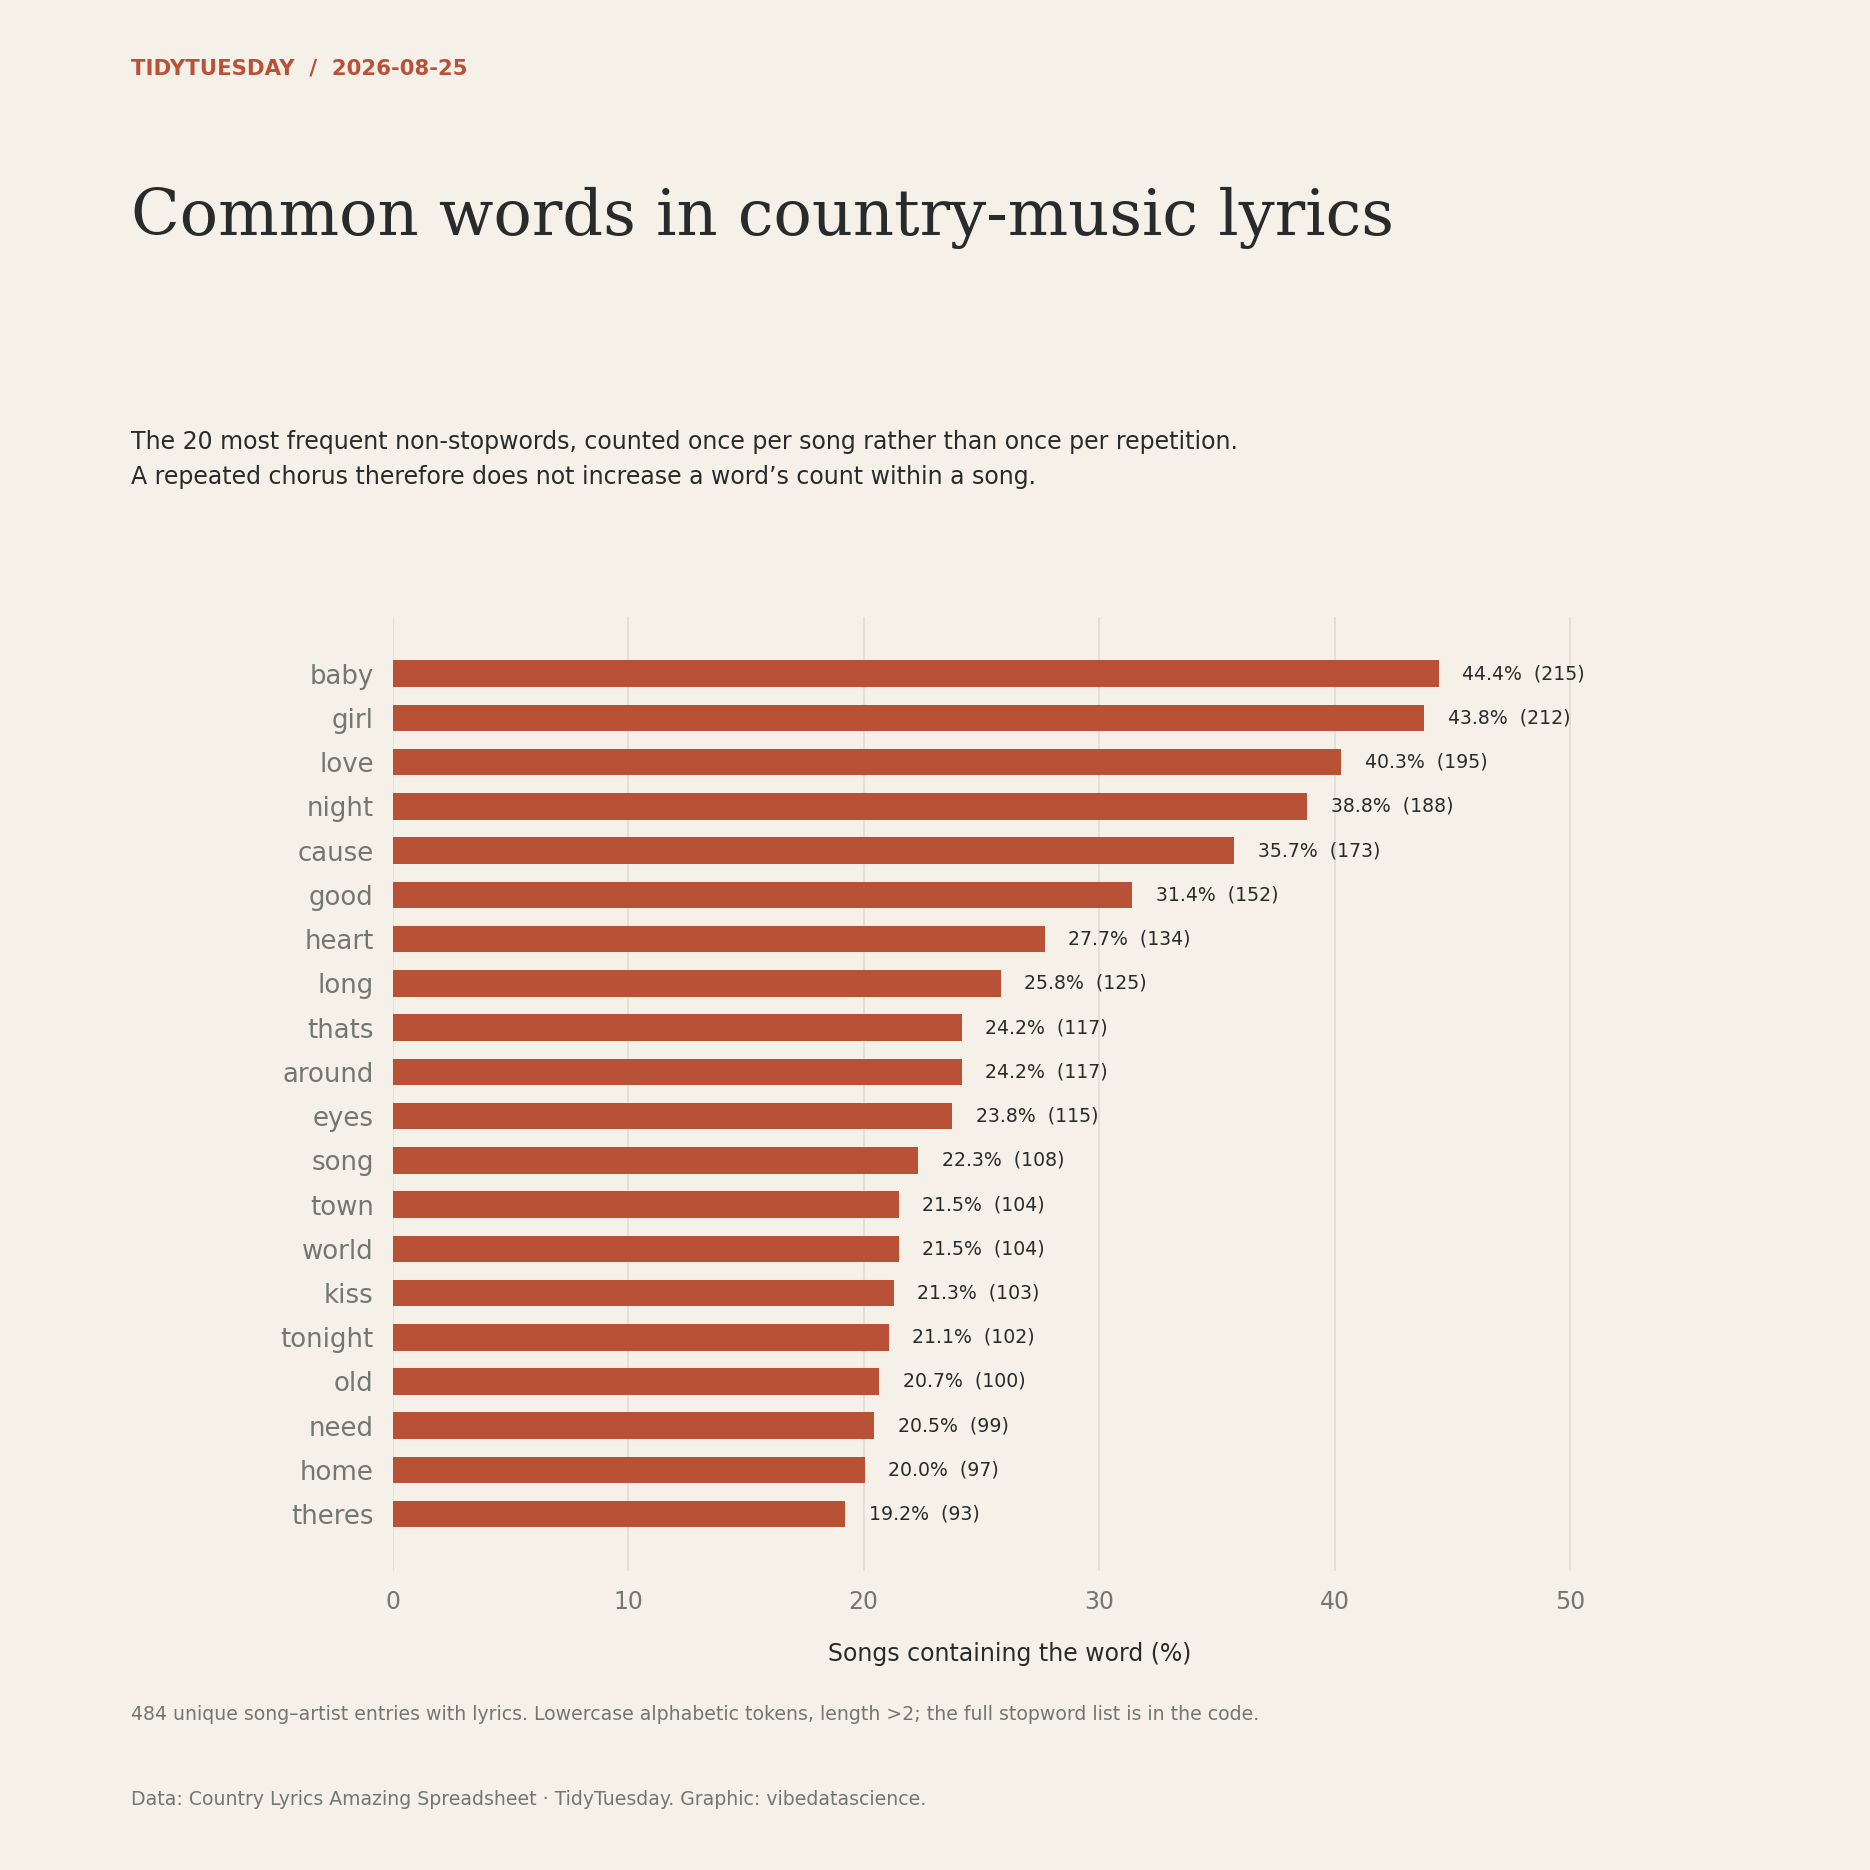

Python code for this plot:
"""TidyTuesday 2026-08-25: Common words in country-music lyrics. Reproduce the chart from the bundled source data."""
from pathlib import Path
import textwrap
import re
from collections import Counter
import numpy as np
import pandas as pd
import matplotlib
matplotlib.use('Agg')
import matplotlib.pyplot as plt
import matplotlib.dates as mdates
from matplotlib.ticker import FuncFormatter, MaxNLocator
from matplotlib.colors import LinearSegmentedColormap, Normalize
from matplotlib.patches import Patch

HERE = Path(__file__).resolve().parent
PAPER, INK, MUTED, ACCENT, SECOND = ('#f5f1e8', '#272b2b', '#72786f', '#b95137', '#287773')
plt.rcParams.update({'font.family':'DejaVu Sans', 'font.size':10, 'text.color':INK,
 'axes.labelcolor':INK, 'xtick.color':MUTED, 'ytick.color':MUTED,
 'axes.edgecolor':MUTED, 'savefig.facecolor':PAPER})

def read(name):
    data = pd.read_csv(HERE / 'data' / (name + '.csv.gz'), low_memory=False)
    assert len(data), 'Empty source data'
    return data

def figure(subtitle, height=9):
    fig = plt.figure(figsize=(11,height), facecolor=PAPER)
    fig.text(.07,.96,'TIDYTUESDAY  /  2026-08-25',fontsize=9,color=ACCENT,weight='bold')
    fig.text(.07,.90,textwrap.fill('Common words in country-music lyrics',48),fontsize=27,fontfamily='DejaVu Serif',va='top',linespacing=1.14)
    fig.text(.07,.77,subtitle,fontsize=10,va='top',linespacing=1.55)
    fig.text(.07,.035,textwrap.fill('Data: Country Lyrics Amazing Spreadsheet · TidyTuesday. Graphic: vibedatascience.',110),fontsize=8,color=MUTED,linespacing=1.5)
    return fig

def axis(fig, rect=(.24,.18,.69,.49), grid='x'):
    ax=fig.add_axes(rect,facecolor=PAPER)
    for spine in ax.spines.values():spine.set_visible(False)
    ax.tick_params(length=0,pad=8)
    if grid:ax.grid(axis=grid,color=MUTED,alpha=.16,linewidth=.7)
    ax.set_axisbelow(True)
    return ax

def save(fig):
    fig.savefig(HERE / '20260825.png',dpi=170)
    plt.close(fig)
    print('2026-08-25: saved 20260825.png')

source=HERE/'data/country_lyrics.csv.gz'
raw=pd.read_csv(source if source.exists() else 'https://raw.githubusercontent.com/rfordatascience/tidytuesday/main/data/2026/2026-08-25/country_lyrics.csv')
df=raw.dropna(subset=['lyrics']).drop_duplicates(['song','artist'])
stop=set('a about after again all am an and any are as at away back be because been before being but by can cant come could day did do does dont down each even ever every for from get gets getting go going gonna got had has have he her here hers hey him his how i id if ill im in into is it its ive just know knows let lets like little look made make man me more most much my na never new no not now of off oh on one only or our out over own really right said say says see she should so some something still such take tell than that the their them then there these they thing think this those through time to too up us very wanna want was way we well were what when where which who why will with wont would yeah year yes yet you your youre youve'.split())
counts=Counter()
for text in df.lyrics:
 tokens=set(re.findall(r"[a-z]+(?:'[a-z]+)?",str(text).lower().replace('’',"'")))
 tokens={t.replace("'",'') for t in tokens}
 counts.update(t for t in tokens if len(t)>2 and t not in stop and t!='aint')
top=counts.most_common(20)[::-1];fig=figure('The 20 most frequent non-stopwords, counted once per song rather than once per repetition.\nA repeated chorus therefore does not increase a word’s count within a song.',11)
ax=axis(fig,(.21,.16,.66,.51));vals=[100*n/len(df) for _,n in top];y=np.arange(len(top));ax.barh(y,vals,color=ACCENT,height=.6)
ax.set_yticks(y,[w for w,_ in top],fontsize=11);ax.set_xlim(0,max(vals)*1.18);ax.set_xlabel('Songs containing the word (%)',labelpad=12)
for i,(word,n) in enumerate(top):ax.text(vals[i]+1,i,f'{vals[i]:.1f}%  ({n})',va='center',fontsize=8)
fig.text(.07,.08,f'{len(df)} unique song–artist entries with lyrics. Lowercase alphabetic tokens, length >2; the full stopword list is in the code.',fontsize=8,color=MUTED)
save(fig)
